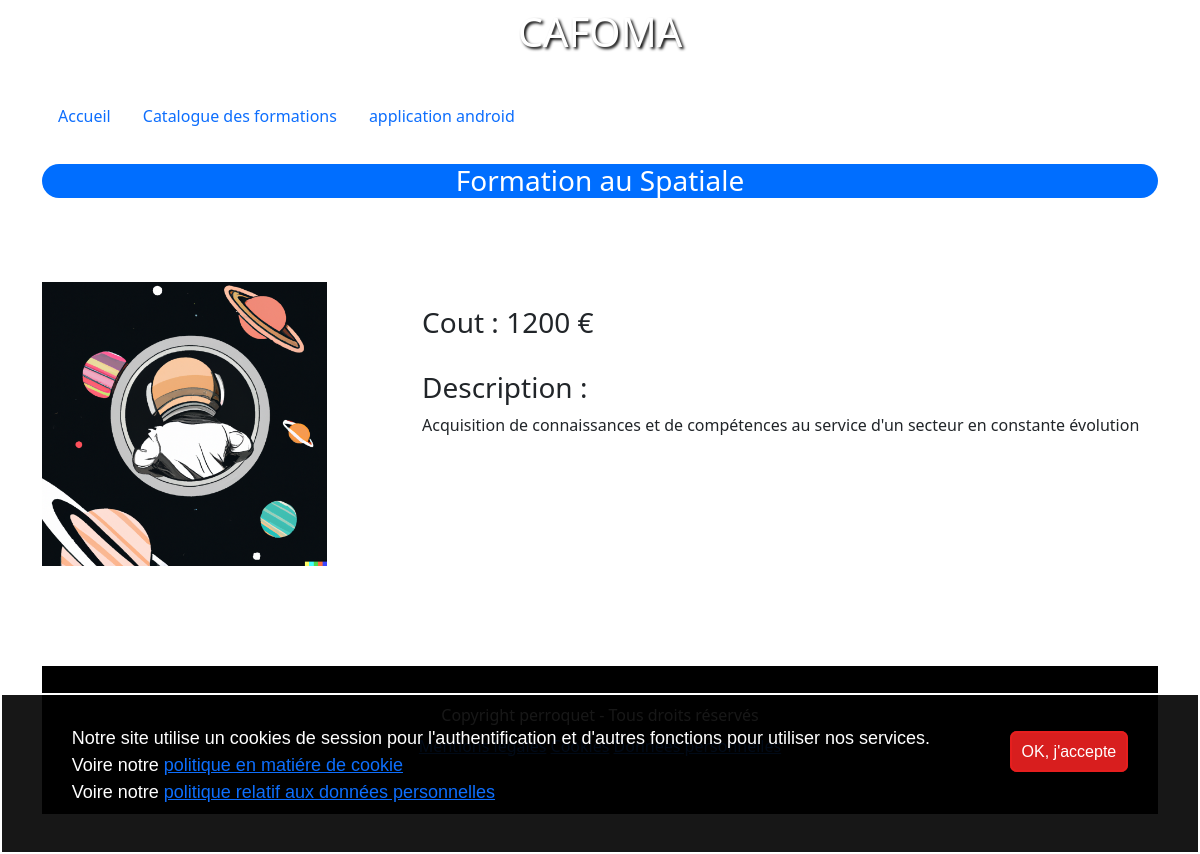
The app's page /index.php?action=afficher-formation&id=1 with its own data.
### tables this page shows
CREATE TABLE `formations` (
  `id` int(11) NOT NULL AUTO_INCREMENT,
  `nom` varchar(255) DEFAULT NULL,
  `description` longtext DEFAULT NULL,
  `cout` double DEFAULT NULL,
  `image` varchar(255) NOT NULL,
  `createur` varchar(255) NOT NULL,
  PRIMARY KEY (`id`),
  KEY `formations_login_FK` (`createur`),
  CONSTRAINT `formations_login_FK` FOREIGN KEY (`createur`) REFERENCES `utilisateur` (`login`)
);

### controleur/FormationControleur.class.php (called while the page is built, shortened)
<?php
require_once "model/FormationDao.class.php";
require_once "model/RessourceDao.class.php";
class FormationsController{
    private $formationDao;
    public function __construct(){
        $this->formationDao = FormationDao::getInstance();
    }
    function afficherFormation($id){
        $formation=$this->formationDao->findOneFormationById($id);
        require "vue/afficherformation.view.php";
    }
}
?>

### model/FormationDao.class.php (called while the page is built, shortened)
<?php
require_once "Connexion.class.php";
require_once "Formation.class.php";
require_once "RessourceDao.class.php";
class FormationDao extends Connexion {
    private static $_instance = null;
    public static function getInstance() {
        if(is_null(self::$_instance)) {
            self::$_instance = new FormationDao();
        }
        return self::$_instance;
    }
    function findOneFormationById($id){
        $stmt = $this->getBdd()->prepare("SELECT * FROM formations WHERE id=:id");
        $stmt->bindValue(":id",$id,PDO::PARAM_STR);
        $cpt = $stmt->execute();
        $formation = $stmt->fetch(PDO::FETCH_ASSOC);
        $l=new Formation($formation['id'], $formation['nom'], $formation['description'], $formation['cout'], $formation['image'],$formation['createur']);
        $ressourceDao = RessourceDao::getInstance();
        $r=$ressourceDao->findAllRessourceById($l->getId());
        $l->setListeRessource($r);
        return $l;
    }
}
?>

### model/Connexion.class.php (called while the page is built, shortened)
<?php
abstract class Connexion {
    private static $pdo;
    private static $servername = 'localhost';
    private static $username = 'u166297419_userformation';
    private static $password = 'iNO9par?]G9';
    private static $dbname = 'u166297419_formation';
    private static function setBdd(){
        self::$pdo = new PDO("mysql:host=".self::$servername.";dbname=".self::$dbname.";charset=utf8",self::$username,self::$password);
        self::$pdo->setAttribute(PDO::ATTR_ERRMODE,PDO::ERRMODE_WARNING);
    }
    protected function getBdd(){
        return self::$pdo;
    }
}
?>

### model/RessourceDao.class.php (called while the page is built, shortened)
<?php
require_once "Connexion.class.php";
require_once "Formation.class.php";
class RessourceDao extends Connexion {
    private static $_instance = null;
    public static function getInstance() {
        if(is_null(self::$_instance)) {
            self::$_instance = new RessourceDao();
        }
        return self::$_instance;
    }
    function findAllRessourceById($id){
        $stmt = $this->getBdd()->prepare("SELECT * FROM formationmodules WHERE idformation=:id");
        $stmt->bindValue(":id",$id,PDO::PARAM_STR);
        $cpt = $stmt->execute();
        $moduleListBd = $stmt->fetchAll(PDO::FETCH_ASSOC);
        if(isset($moduleListBd)){
            return isset($ressources) ? $ressources : array(1 => new Ressource (1,$id,"Aucune ressource pour le moment",""));
        }
    }
}
?>

### model/Formation.class.php (called while the page is built, shortened)
<?php
class Formation implements JsonSerializable {
    private $id;
    private $nom;
    private $cout;
    private $image;
    private $description;
    function __construct($id, $nom, $description, $cout, $image,$createur) {
        $this->id = $id;
        $this->nom = $nom;
        $this->description = $description;
        $this->cout = $cout;
        $this->image = $image;
    }
    public function getId(){return $this->id;}
    public function getNom(){return $this->nom;}
    public function getImage(){return $this->image;}
    public function getDescription(){return $this->description;}
    public function getCout(){return $this->cout;}
}
?>

### outil/Securite.class.php (called while the page is built, shortened)
<?php
class Securite {
    public static function isConnected(){
        return (isset($_SESSION['role']) && !empty($_SESSION['role']));
    }
}

### vue/afficherFormation.view.php (the view, shortened to what this page needs)
<br>
<div class="row">
    <div class="col-4">
        <img  style="width:80%; height:auto" src="../public/images/<?= $formation->getImage(); ?>">
    </div>
    <div class="col-8">
        <br>
        <h3>Cout : <?= $formation->getCout(); ?> €</h3>
        <br>
        <h3>Description :</h3>
        <p><?= $formation->getDescription(); ?></p>
    </div>
</div>
<?php
$content = ob_get_clean();
$titre = $formation->getNom();
require "template.view.php";
?>

### vue/template.view.php (shortened to what this page needs)
<?php
    require_once "outil/Securite.class.php";
?>
<!DOCTYPE html>
<html lang="en">
<head>
    <link href="https://cdn.jsdelivr.net/npm/bootstrap@5.1.3/dist/css/bootstrap.min.css" rel="stylesheet">
    <link rel="stylesheet" href="./css/style.css" type="text/css" media="screen" />
</head>
<body >
<div class="container">
    <h1 class="relief">CAFOMA</h1>
    <h1 class="relief"><h1>
</div>
    <div class="container">
        <div class="row">
            <div class="col-11">
                <ul class="nav">
                    <li class="nav-item">
                        <a class="nav-link active" href="index.php">Accueil</a>
                    </li>
                    <li class="nav-item">
                        <a class="nav-link" href="index.php?action=afficher-catalogue">Catalogue des formations</a> <?php ?>
                    </li>
                    <?php if(!Securite::isConnected()){?>
                    <li class="nav-item">
                        <a class="nav-link" href="index.php?action=android">application android</a>
                    </li>
                    <?php } ?>
                </ul>
            </div>
            <div class="col-1 text-right">
            </div>
       </div>
    </div>
    <div class="container">
        <h2><?php echo $titre ?></h2>
        <?php echo $content ?>
    </div>
    <div class="container">
        <footer>
            <h6>Copyright perroquet - Tous droits réservés</h6>
            <p class="text-center">
                <a href="index.php?action=mentions-legales">Mentions légales</a>
                <a href="index.php?action=cookies">Cookies</a>
                <a href="index.php?action=donnees-personnelles">Données personnelles</a>
            </p>
        </footer>
    </div>
    <?php if(!isset($_COOKIE['cookie-accept'])){ ?>
    <div class="banniere">
        <div class="text-banniere">
            <p>
                Notre site utilise un cookies de session pour l'authentification et d'autres fonctions pour utiliser nos services.<br>
                Voire notre <a href="index.php?action=cookies">politique en matiére de cookie</a><br>
                Voire notre <a href="index.php?action=donnees-personnelles">politique relatif aux données personnelles</a>
            </p>
        </div>
        <div class="button-banniere">
            <a href="?cookie-accept">OK, j'accepte</a>
        </div>
    </div>
    <?php } ?>
</body>
</html>

### css/style.css (style rules this page uses)
h1 { margin: auto; color : white; text-align: center; text-shadow: 2px 2px 3px black; padding: 8px; }
h2 { background-color: rgb(0, 110, 255); border-radius: 40px; text-align: center; color: white; font-size: 28px; margin-top: 28px; margin-bottom: 60px; }
p { text-align: justify; }
footer { background-color:black; color: white; margin-top: 100px; margin-bottom: 40px; padding: 40px; text-align: center; }
.banniere { border: solid 2px white; background: rgba(0,0,0,0.911); position: fixed; bottom: 0; left: 0; width: 100%; color: white; display: flex; justify-content: space-around; padding: 30px; font-family: "Signika Negative", sans-serif; }
.text-banniere p { font-size: large; }
.button-banniere { padding-top: 15px; }
.button-banniere a { border: solid 2px rgb(230,30,30); padding: 10px; background: rgb(216,30,30); border-radius: 7px; color: white; text-decoration: none; }

### records on screen
formations: nom "Formation au Spatiale", image (picture), cout "1200", description "Acquisition de connaissances et de compétences au service d'un secteur en constante évolution"
